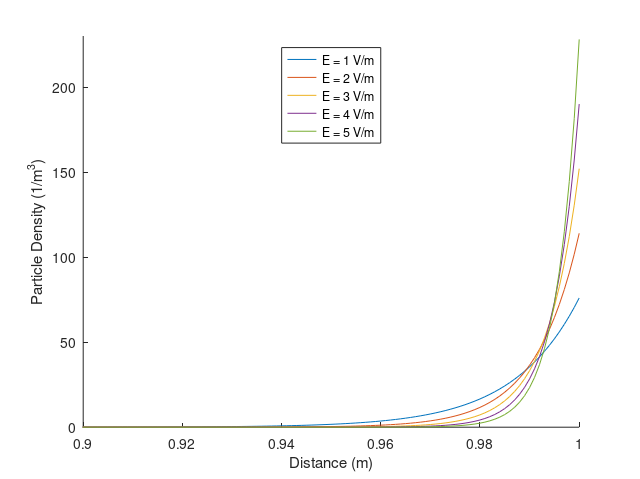

Recreate this plot in MATLAB.
close all
clear all

for i=1:5
ni=1e3;
L=1;
di=L/ni;
p0=ones(ni,1);
x=linspace(0,L,ni);
P0=1;

D=1/38;
mu=1;
E=1+i/1;

A=D/(mu*E)*(exp((mu*E)/D*L)-1);

p=P0/A*exp((mu*E)/D*x);
hold all
plot((x),(p))
axis([0.9 1 0 230])
trapz(x,p)
trapz(x,p0)
end
xlabel('Distance (m)')
ylabel('Particle Density (1/m^3)')
legend(['E = ' num2str(1) ' V/m'], ['E = ' num2str(2) ' V/m'],['E = ' num2str(3) ' V/m'],...
    ['E = ' num2str(4) ' V/m'],['E = ' num2str(5) ' V/m'],'location','North')

a=1*6.4;
b=1*4.8;
%
set(gcf, 'PaperSize', [a b]);
set(gcf, 'PaperPositionMode', 'manual');
set(gcf, 'PaperPosition', [0 0 a b]);

set(gcf, 'PaperUnits', 'inches');
set(gcf, 'PaperSize', [a b]);
set(gcf, 'PaperPositionMode', 'manual');
set(gcf, 'PaperPosition', [0 0 a b]);

set(gcf, 'renderer', 'painters');
print(gcf, '-dpdf', 'AnalyticSS.pdf');
